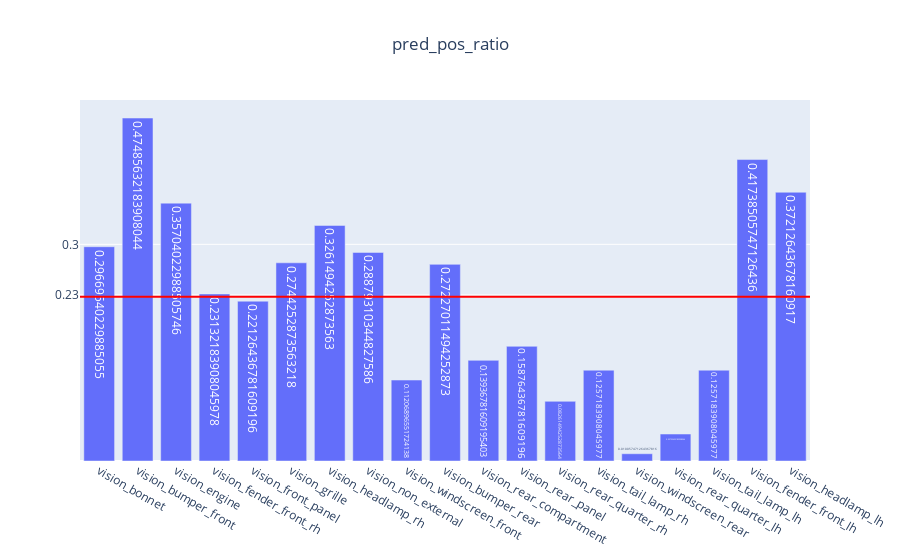

Notebook cell for this chart:
### Code cell
genVisMulitlabel(partEvalMetrics, "pred_pos_ratio")

### Figure 1 — Plotly figure (JSON) as saved in the notebook; plotly's stock layout.template omitted (floating-point values rounded to 4 significant figures)
{"data": [{"text": [0.2967, 0.4749, 0.357, 0.2313, 0.2213, 0.2744, 0.3261, 0.2888, 0.1121, 0.2723, 0.1394, 0.1588, 0.08261, 0.1257, 0.01006, 0.03736, 0.1257, 0.4174, 0.3721], "type": "bar", "x": ["vision_bonnet", "vision_bumper_front", "vision_engine", "vision_fender_front_rh", "vision_front_panel", "vision_grille", "vision_headlamp_rh", "vision_non_external", "vision_windscreen_front", "vision_bumper_rear", "vision_rear_compartment", "vision_rear_panel", "vision_rear_quarter_rh", "vision_tail_lamp_rh", "vision_windscreen_rear", "vision_rear_quarter_lh", "vision_tail_lamp_lh", "vision_fender_front_lh", "vision_headlamp_lh"], "y": [0.2967, 0.4749, 0.357, 0.2313, 0.2213, 0.2744, 0.3261, 0.2888, 0.1121, 0.2723, 0.1394, 0.1588, 0.08261, 0.1257, 0.01006, 0.03736, 0.1257, 0.4174, 0.3721]}], "layout": {"shapes": [{"line": {"color": "red", "width": 2}, "type": "line", "x0": 0, "x1": 1, "xref": "x domain", "y0": 0.2276, "y1": 0.2276, "yref": "y"}], "title": {"text": "pred_pos_ratio", "x": 0.5}, "yaxis": {"tickmode": "array", "tickvals": ["0.23", 0.3, 0.8]}}}
